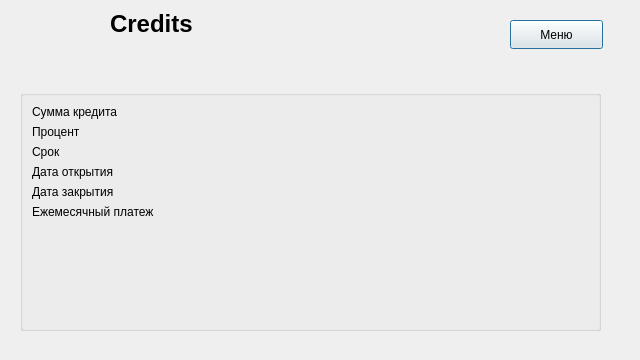
<?xml version="1.0" encoding="UTF-8"?>
<ui version="4.0">
 <class>Credits</class>
 <widget class="QDialog" name="Credits">
  <property name="geometry">
   <rect>
    <x>0</x>
    <y>0</y>
    <width>640</width>
    <height>360</height>
   </rect>
  </property>
  <property name="windowTitle">
   <string>Dialog</string>
  </property>
  <widget class="QLabel" name="logo">
   <property name="geometry">
    <rect>
     <x>5</x>
     <y>5</y>
     <width>75</width>
     <height>75</height>
    </rect>
   </property>
   <property name="text">
    <string/>
   </property>
  </widget>
  <widget class="QPushButton" name="backButton">
   <property name="geometry">
    <rect>
     <x>510</x>
     <y>20</y>
     <width>93</width>
     <height>29</height>
    </rect>
   </property>
   <property name="text">
    <string>Меню</string>
   </property>
  </widget>
  <widget class="QLabel" name="label_5">
   <property name="geometry">
    <rect>
     <x>110</x>
     <y>10</y>
     <width>190</width>
     <height>60</height>
    </rect>
   </property>
   <property name="text">
    <string>&lt;html&gt;&lt;head/&gt;&lt;body&gt;&lt;p&gt;&lt;span style=&quot; font-size:xx-large; font-weight:700;&quot;&gt;Credits&lt;/span&gt;&lt;/p&gt;&lt;p&gt;&lt;br/&gt;&lt;/p&gt;&lt;/body&gt;&lt;/html&gt;</string>
   </property>
  </widget>
  <widget class="QGroupBox" name="groupBox">
   <property name="geometry">
    <rect>
     <x>20</x>
     <y>90</y>
     <width>581</width>
     <height>241</height>
    </rect>
   </property>
   <property name="title">
    <string/>
   </property>
   <layout class="QFormLayout" name="formLayout_2">
    <item row="0" column="0">
     <widget class="QLabel" name="label_2">
      <property name="text">
       <string>Сумма кредита</string>
      </property>
     </widget>
    </item>
    <item row="0" column="1">
     <widget class="QLabel" name="creditAmountLabel">
      <property name="text">
       <string/>
      </property>
     </widget>
    </item>
    <item row="1" column="0">
     <widget class="QLabel" name="label_3">
      <property name="text">
       <string>Процент</string>
      </property>
     </widget>
    </item>
    <item row="1" column="1">
     <widget class="QLabel" name="interestRateLabel">
      <property name="text">
       <string/>
      </property>
     </widget>
    </item>
    <item row="2" column="0">
     <widget class="QLabel" name="label_4">
      <property name="text">
       <string>Срок</string>
      </property>
     </widget>
    </item>
    <item row="2" column="1">
     <widget class="QLabel" name="termLabel">
      <property name="text">
       <string/>
      </property>
     </widget>
    </item>
    <item row="3" column="0">
     <widget class="QLabel" name="label_6">
      <property name="text">
       <string>Дата открытия</string>
      </property>
     </widget>
    </item>
    <item row="3" column="1">
     <widget class="QLabel" name="startDateLabel">
      <property name="text">
       <string/>
      </property>
     </widget>
    </item>
    <item row="4" column="0">
     <widget class="QLabel" name="label_8">
      <property name="text">
       <string>Дата закрытия</string>
      </property>
     </widget>
    </item>
    <item row="4" column="1">
     <widget class="QLabel" name="endDateLabel">
      <property name="text">
       <string/>
      </property>
     </widget>
    </item>
    <item row="5" column="0">
     <widget class="QLabel" name="label_7">
      <property name="text">
       <string>Ежемесячный платеж</string>
      </property>
     </widget>
    </item>
    <item row="5" column="1">
     <widget class="QLabel" name="monthlyPaymentLabel">
      <property name="text">
       <string/>
      </property>
     </widget>
    </item>
   </layout>
  </widget>
 </widget>
 <resources/>
 <connections/>
</ui>
